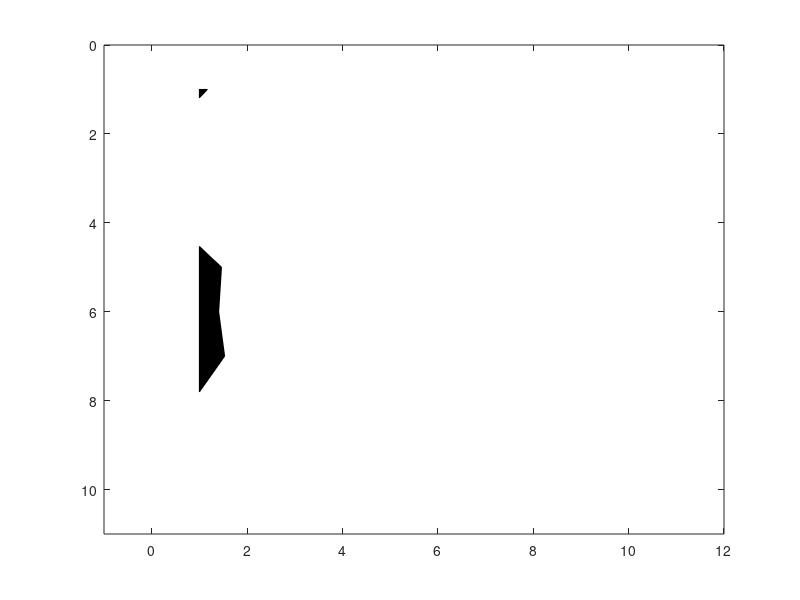

This chart was generated by the following MATLAB code: (Note: this script raises an error after producing the figure.)
function wigb (a,scal,x,z,amx)
%WIGB: Plot seismic data using wiggles.
%
%  WIGB(a,scal,x,z,amx) 
%
%  IN    a:     seismic data
%        scale: multiple data by scale
%        x:     x-axis;
%        z:     vertical axis (time or depth)
%
%	 If only 'a' is enter, 'scal,x,z,amn,amx' are decided automatically; 
%	 otherwise, 'scal' is a scalar; 'x, z' are vectors for annotation in 
%	 offset and time, amx are the amplitude range.
%
%
%  Author(s): Xingong Li (Exxon-Mobil)
%  Copyright 1998-2003 Xingong 
%  Revision: 1.2  Date: Dec/2002 
%  
%  Signal Analysis and Imaging Group (SAIG)
%  Department of Physics, UofA
%

if nargin == 0, nx=10;nz=10; a = rand(nz,nx)-0.5; end

[nz,nx]=size(a);

trmx= max(abs(a));
if (nargin <= 4); amx=mean(trmx);  end
if (nargin <= 2); x=[1:nx]; z=[1:nz]; end
if (nargin <= 1); scal =1; end

if nx <= 1; disp(' ERR:PlotWig: nx has to be more than 1');return;end

 % take the average as dx
	dx1 = abs(x(2:nx)-x(1:nx-1));
 	dx = median(dx1);

 dz=z(2)-z(1);
 xmx=max(max(a)); xmn=min(min(a)); 

 if scal == 0; scal=1; end
 a = a * dx /amx; 
 a = a * scal;

 fprintf(' PlotWig: data range [%f, %f], plotted max %f \n',xmn,xmx,amx);
 
% set display range 
x1=min(x)-2.0*dx; x2=max(x)+2.0*dx;
z1=min(z)-dz; z2=max(z)+dz;
 
set(gca,'NextPlot','add','Box','on', ...
  'XLim', [x1 x2], ...
  'YDir','reverse', ...
  'YLim',[z1 z2]);
 

	fillcolor = [0 0 0];
	linecolor = [0 0 0];
	linewidth = 0.1;

	z=z'; 	% input as row vector
	zstart=z(1);
	zend  =z(nz);

for i=1:nx,
   
  if trmx(i) ~= 0;    % skip the zero traces
	tr=a(:,i); 	% --- one scale for all section
  	s = sign(tr) ;
  	i1= find( s(1:nz-1) ~= s(2:nz) );	% zero crossing points
	npos = length(i1);


	%12/7/97 
	zadd = i1 + tr(i1) ./ (tr(i1) - tr(i1+1)); %locations with 0 amplitudes
	aadd = zeros(size(zadd));

	[zpos,vpos] = find(tr >0);
	[zz,iz] = sort([zpos; zadd]); 	% indices of zero point plus positives
	aa = [tr(zpos); aadd];
	aa = aa(iz);

	% be careful at the ends
		if tr(1)>0	
            a0=0; z0=1.00;
		else		
            a0=0; z0=zadd(1);
		end

		if tr(nz)>0
            a1=0; z1=nz; 
		else 	
            a1=0; z1=max(zadd);
		end
			
	zz = [z0; zz; z1; z0];
 	aa = [a0; aa; a1; a0];
		
	zzz = zstart + zz*dz -dz;

	patch( aa+x(i) , zzz,  fillcolor);

	line( 'Color',[1 1 1],'EraseMode','background',  ...
         'Xdata', x(i)+[0 0], 'Ydata',[zstart zend]); % remove zero line

	line( 'Color',linecolor,'EraseMode','background',  ...
	 'LineWidth',linewidth, ...
	 'Xdata', tr+x(i), 'Ydata',z);	% negatives line

   else % zeros trace
	line( 'Color',linecolor,'EraseMode','background',  ...
	 'LineWidth',linewidth, ...
         'Xdata', [x(i) x(i)], 'Ydata',[zstart zend]);
   end
end
